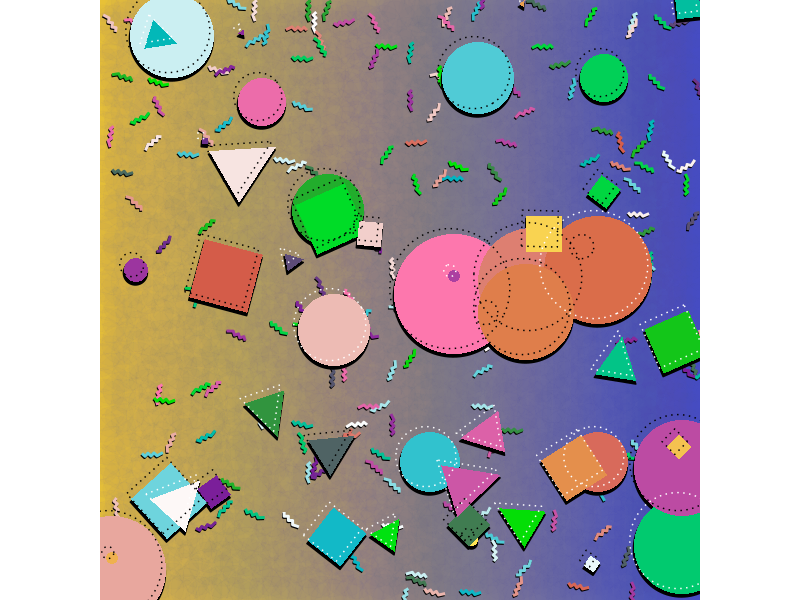

Recreate this plot in R.
## ---- chunk 1
#=============================================================================#
#Library Load-in---------------------------------------------------------------
#=============================================================================#
library(dplyr)
library(purrr)
library(ggplot2)

#=============================================================================#
#Data Set-up-------------------------------------------------------------------
#=============================================================================#

#Number of zig zags#
n = 200

#Page Limits#
xmin = 0
xmax = 100
ymin = 0
ymax = 100

#Zig Zag data#
zig_zag <- tibble(x = c(0,1,1.5,2,2.5,3,3.5),
                  y = c(0,.5,0,.5,0,.5,0),
                  group = "zigzag")

#Zig Zag rotatations
rotates <- sample(0:360, n, replace = TRUE)

#Scale transformations
xtrans <- sample(xmin:xmax, n, replace = TRUE)
ytrans <- sample(ymin:ymax, n, replace = TRUE)

#Shape rotating fx#
shape_rotator <- function(df, angle = 5){
  
  mp = list("x" = (min(df$x)+max(df$x))/2,
            "y" = (min(df$y)+max(df$y))/2)
  
  rotated_shape <- df %>%
    mutate(x2 = (x - mp$x)*cos(angle) - (y - mp$y)*sin(angle) + mp$x, 
           y2 = (x - mp$x)*sin(angle) + (y - mp$y)*cos(angle) + mp$y,
           x = x2,
           y = y2) %>%
    select(-c(x2,y2))
  
  rotated_shape
  
}

#Zig zag color choices#
zig_colors <- colorRampPalette(c("#FD77AD", "#791E9A", "#00E700", 
                                 "#03B5C4", "#ffffff", "#D45A49"))(n)

#Zig zag options#
zig_opts <- list(xtrans,
                 ytrans,
                 rotates,
                 1:n,
                 zig_colors)

#Zig zag data compilation#
zigs <- pmap_df(zig_opts, ~shape_rotator(zig_zag |>
                  mutate(x = x + ..1,
                         y = y + ..2,
                         group = paste0(group,..4),
                         color = ..5),..3)
                
                )

#Background color data#
back <- tibble(x = seq(xmin,xmax, length = 100),
               xend = x,
               y = ymin,
               yend = ymax,
               color = colorRampPalette(c("#FED22B","#4652C9"))(100))

#Number of random shapes#
shapen <- 50

#Shape data#
square <- tibble(x = c(0,1,1,0,0),
                 y = c(0,0,1,1,0),
                 group = "square")

triangle <- tibble(x = c(0,1,.5,0),
                   y = c(0,0,1,0),
                   group = "triangle")

circle <- tibble(x = cos(seq(0,2*pi, length = 100)),
                 y = sin(seq(0,2*pi, length = 100)),
                 group = "circle")

#randomly sampled angles for shape rotation#
rotates <- sample(0:360, shapen, replace = TRUE)

#scale transformations#
xtrans <- sample(xmin:xmax, shapen, replace = TRUE)
ytrans <- sample(ymin:ymax, shapen, replace = TRUE)
scales <- sample(1:10, shapen, replace = TRUE)

#shape colors#
shape_colors <- colorRampPalette(c("#FD77AD", "#791E9A", "#00E700", "#03B5C4",
                                   "#ffffff", "#D45A49", "#FFE553"))(shapen)

#Randomly picked shapes#
shapes <- sample(list(square,triangle,circle), shapen, replace = TRUE)

#shape options for iterations#
shape_opts <- list(xtrans,
                 ytrans,
                 rotates,
                 1:shapen,
                 shape_colors,
                 shapes,
                 scales,
                 sample(c("#000000", "#ffffff"), shapen, replace = TRUE))

#Shapes data compilation#
shapes_df <- pmap_df(shape_opts, ~shape_rotator(..6|>
                                           mutate(x = x * ..7,
                                                  y = y * ..7,
                                                  x = x + ..1,
                                                  y = y + ..2,
                                                  group = paste0(group,..4),
                                                  color = ..5,
                                                  linecolor = ..8),..3)
)

#overall texture data#
texture <- tibble(expand.grid(x = seq(xmin, xmax, length = 50),
                              y = seq(ymin, ymax, length = 50)))

#=============================================================================#
#Final Piece-------------------------------------------------------------------
#=============================================================================#

zigs |>
  ggplot(aes(x,y, group = group)) +
  theme_void()+
  theme(plot.background = element_rect(fill = "#FED22B"))+
  geom_segment(data = back, aes(x,y, xend = xend, yend = yend), 
               inherit.aes = FALSE, 
               color = back$color, 
               linewidth = 5)+
  geom_point(data = texture, aes(group = 1), 
             size = sample(seq(12,18, length = 50), nrow(texture), replace = TRUE), 
             alpha = .02, 
             color = "#4652C9", 
             position = position_jitter(width = .3, height = .2))+
  geom_path(aes(x = x - .1, y = y - .2), 
            color = "#000000", 
            linewidth = 1)+
  geom_path(color = zigs$color, 
            linewidth = 1)+
  geom_polygon(data = shapes_df, aes(x = x -.1, y = y -.5), 
               fill = "#000000", 
               color = "#000000")+
  geom_polygon(data = shapes_df, 
               fill = shapes_df$color)+
  geom_path(data = shapes_df, aes(x = x - .7, y = y + .9),
            color = shapes_df$linecolor, 
            linetype = 3)+
  coord_equal(expand = FALSE,
              ylim = c(ymin, ymax), 
              xlim = c(xmin,xmax))

#To save the output:
# ggsave("images/22.png",
#        dpi = 300,
#        device = "png",
#        bg = "transparent")
